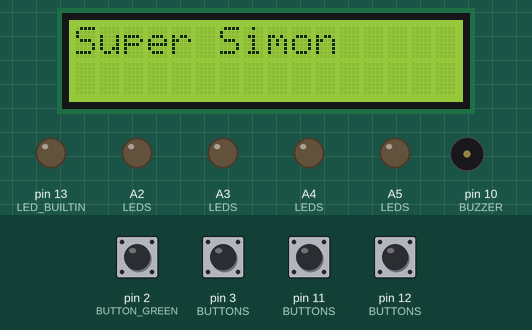
Recording of a program running on a simulated Arduino Uno, built with avr-gcc and run on an emulated ATmega328P. On the bench: 16×2 character LCD, output pins drawn as LEDs (lit = HIGH), buzzer (waves = sounding). Dashed ring = blinking. Inputs (shaded band) come from the test bench; at power-on: pin 2 (BUTTON_GREEN), pin 3 (BUTTONS), pin 11 (BUTTONS), pin 12 (BUTTONS) HIGH. Random numbers use the default seed unless the program sets one.

Above: at 2.4 s.
2.5 s: pin 2 (BUTTON_GREEN) pulled LOW for 1 s
At 4.74 s:
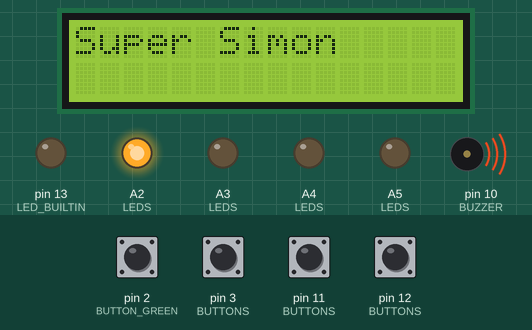
6.3 s: pin 3 (BUTTONS) pulled LOW for 0.15 s
At 6.55 s:
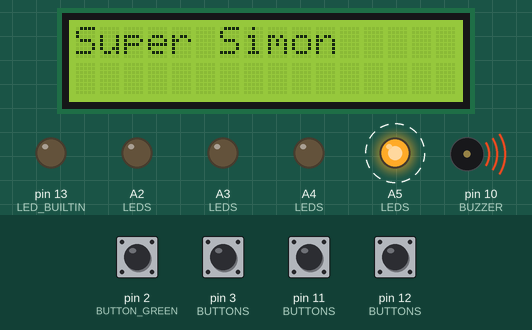
Timing chart, 0 to 9.3 s (numbered marks = the images above; inputs shaded):
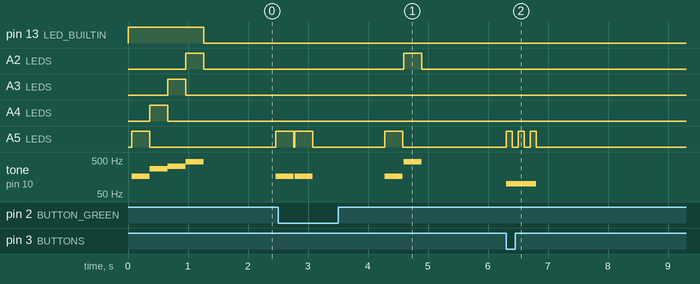

The program:

main.cpp
```cpp
#include <Arduino.h>
#include <LiquidCrystal.h>
#include "main.h"
#include "utils.h"


LiquidCrystal lcd(9, 8, 4, 5, 6, 7);
byte sequence[MAX_GAME] = {};
int8_t currentPosition = -1;
bool win = true;
bool over = false;

void setup() {
    pinMode(LED_BUILTIN, OUTPUT);
    digitalWrite(LED_BUILTIN, HIGH);
    lcd.begin(LCD_COLS, LCD_ROWS);
    lcd.print("Super Simon");
    randomSeed(analogRead(A0));
    pinMode(BUZZER, OUTPUT);
    configure();
    deactivateAll();
    digitalWrite(LED_BUILTIN, LOW);
}

void loop() {
    if (currentPosition + 1 >= MAX_GAME) {
        over = true;
    }
    if (over) {
        endGame(lcd, win, currentPosition);
        return;
    }

    delay(1200);

    currentPosition += 1;
    byte newItem = random(0, 4);
    sequence[currentPosition] = newItem;

    playSequence(sequence, currentPosition);
    if (!userSequence(sequence, currentPosition)) {
        win = false;
        over = true;
    }
}
```

main.h
```cpp
//
// Created by Gabriel Augendre on 29/04/2021.
//

#ifndef SUPER_SIMON_MAIN_H
#define SUPER_SIMON_MAIN_H

#define LCD_COLS 16
#define LCD_ROWS 2

#define BUZZER 10

#define BUTTON_GREEN 2
#define BUTTON_YELLOW 11
#define BUTTON_BLUE 12
#define BUTTON_RED 3

#define LED_GREEN A5
#define LED_YELLOW A4
#define LED_BLUE A3
#define LED_RED A2

#define TONE_GREEN 165
#define TONE_YELLOW 277
#define TONE_BLUE 329
#define TONE_RED 440
#define TONE_ERROR 100

#define GREEN_INDEX 0

#define MAX_GAME 20

#endif //SUPER_SIMON_MAIN_H
```

utils.h
```cpp
//
// Created by Gabriel Augendre on 29/04/2021.
//

#ifndef SUPER_SIMON_UTILS_H
#define SUPER_SIMON_UTILS_H

void activate(byte index);
void buzz(byte index, unsigned long duration = 0);
bool buttonIsPressed(byte index);
void deactivateAll();
void playSequence(const byte sequence[], byte upTo);
bool userSequence(const byte sequence[], byte upTo);
byte waitForButton();

void error(byte index);

void endGame(LiquidCrystal lcd, bool win, byte score);
void configure();
void blink(byte index);

#endif //SUPER_SIMON_UTILS_H
```

utils.cpp
```cpp
//
// Created by Gabriel Augendre on 29/04/2021.
//

#include <LiquidCrystal.h>
#include <Arduino.h>
#include "main.h"
#include "utils.h"


const uint8_t LEDS[] = {LED_GREEN, LED_YELLOW, LED_BLUE, LED_RED};
const uint8_t BUTTONS[] = {BUTTON_GREEN, BUTTON_YELLOW, BUTTON_BLUE, BUTTON_RED};
const uint16_t TONES[] = {TONE_GREEN, TONE_YELLOW, TONE_BLUE, TONE_RED};
bool soundEnabled = true;

void configure() {
    pinMode(BUTTON_GREEN, INPUT_PULLUP);
    if (buttonIsPressed(GREEN_INDEX)) {
        soundEnabled = false;
    }
    for (byte i = 0; i < 4; i++) {
        const byte led = LEDS[i];
        pinMode(led, OUTPUT);
        pinMode(BUTTONS[i], INPUT_PULLUP);
        activate(i);
        delay(300);
    }
}

void activate(byte index) {
    for (const byte led : LEDS) {
        digitalWrite(led, LOW);
    }
    digitalWrite(LEDS[index], HIGH);
    buzz(index);
}

void buzz(byte index, unsigned long duration) {
    if (soundEnabled) {
        tone(BUZZER, TONES[index], duration);
    }
}

bool buttonIsPressed(byte index) {
    return digitalRead(BUTTONS[index]) == LOW;
}

void deactivateAll() {
    noTone(BUZZER);
    for (const byte led : LEDS) {
        digitalWrite(led, LOW);
    }
}

void playSequence(const byte sequence[], byte upTo) {
    for (byte i = 0; i <= upTo; i++) {
        activate(sequence[i]);
        delay(300);
        deactivateAll();
        delay(15);
    }
}

bool userSequence(const byte sequence[], byte upTo) {
    for (byte i = 0; i <= upTo; i++) {
        byte userButton = waitForButton();
        byte expectedButton = sequence[i];
        if (userButton == expectedButton) {
            activate(userButton);
            delay(300);
            deactivateAll();
        }
        else {
            error(expectedButton);
            return false;
        }
    }
    return true;
}

void error(byte expectedButton) {
    if (soundEnabled) {
        tone(BUZZER, TONE_ERROR, 500);
    }
    blink(expectedButton);
    delay(500);
}

byte waitForButton() {
    while (true) {
        for (byte i = 0; i < 4; i++) {
            if (buttonIsPressed(i)) {
                return i;
            }
        }
    }
}

void endGame(LiquidCrystal lcd, bool win, byte score) {
    lcd.clear();
    if (win) {
        score++;  // Compensate for missing "+1" in the main loop.
        lcd.print("Bravo!");
    }
    else {
        lcd.print("Perdu :/");
    }
    lcd.setCursor(0, 1);
    lcd.print(score);
    delay(10000);
}

void blink(byte index) {
    for (byte i = 0; i < 3; i++) {
        digitalWrite(LEDS[index], HIGH);
        delay(100);
        digitalWrite(LEDS[index], LOW);
        delay(100);
    }
}
```

Measured:
- after the input at 2.5 s, A2 (LEDS): LOW → HIGH after 2.1 s, → LOW 0.30 s later
- after the input at 6.3 s, A5 (LEDS): alternates HIGH for 0.10 s and LOW for 0.10 s, 6 changes in all, then stays LOW, starting at once; tone on pin 10 (BUZZER): silent → 100 Hz at once, → silent 0.50 s later
- by itself, tone on pin 10 (BUZZER): plays 165 Hz for 0.30 s, 165 Hz for 0.30 s, 440 Hz for 0.30 s
